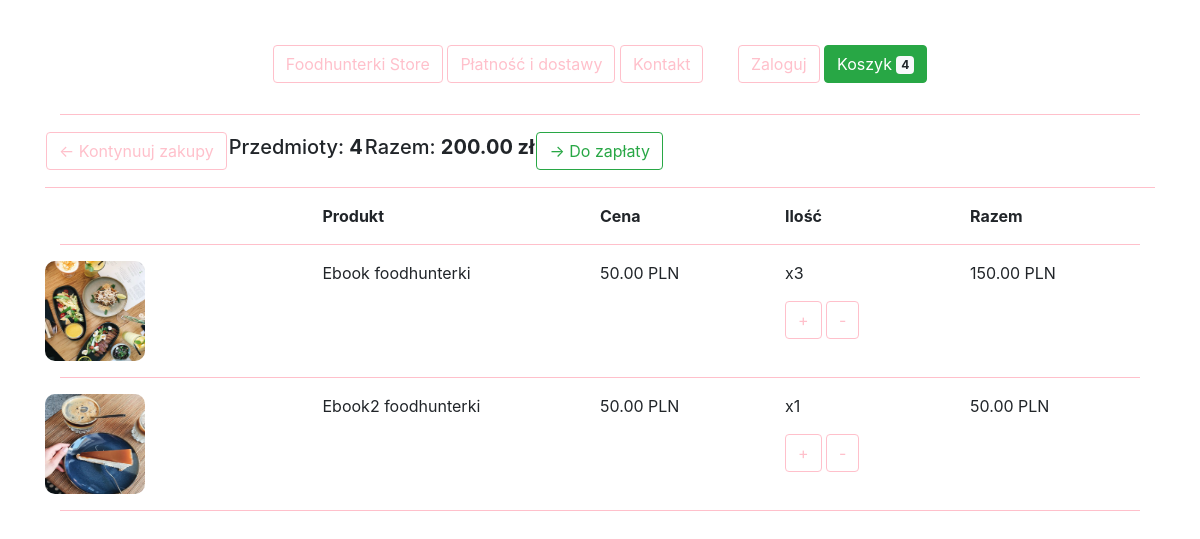
/cart/ (signed in), run on an earlier commit of the app's database.
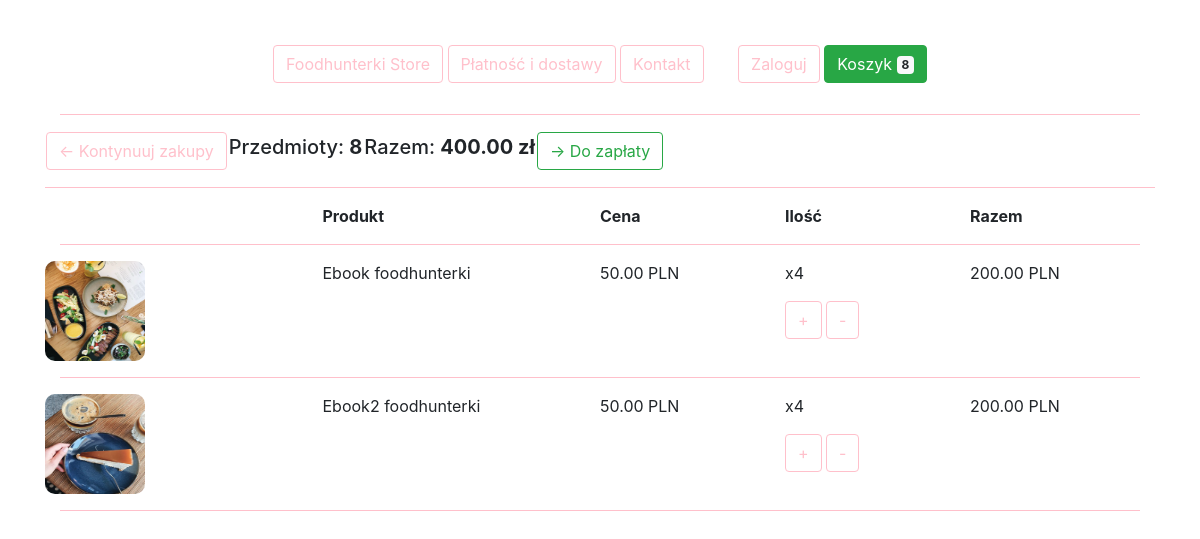
And on a later commit of the database.
### fhstore/models.py (models this page shows, shortened)
class Order(models.Model):
    customer = models.ForeignKey(Customer, on_delete=models.SET_NULL, null=True, blank=True)
    date_ordered = models.DateTimeField(auto_now_add=True)
    complete = models.BooleanField(default=False)
    transaction_id = models.CharField(max_length=100, null=True)
    @property
    def get_cart_total(self):
        orderitems = self.orderitem_set.all()
        total = sum([item.get_total for item in orderitems])
        return total
    @property
    def get_cart_items(self):
        orderitems = self.orderitem_set.all()
        total = sum([item.quantity for item in orderitems])
        return total

class OrderItem(models.Model):
    product = models.ForeignKey(Product, on_delete=models.SET_NULL, null=True)
    order = models.ForeignKey(Order, on_delete=models.SET_NULL, null=True, blank=True)
    quantity = models.IntegerField(default=0, null=True, blank=True)
    date_added = models.DateTimeField(auto_now_add=True)
    @property
    def get_total(self):
        total = self.product.price * self.quantity
        return total

class Product(models.Model):
    name = models.CharField(max_length=200)
    price = models.DecimalField(max_digits=7, decimal_places=2)
    digital = models.BooleanField(default=False, null=True, blank=True)
    image = models.ImageField(null=True, blank=True)
    @property
    def imageURL(self):
        try:
            url = self.image.url
        except:
            url = ''
        return url

### fhstore/views.py (the view)
# urls.py: path('cart/', views.cart, name='cart'),
def cart(request):
    data = cartData(request)
    cartItems = data['cartItems']
    order = data['order']
    items = data['items']
    context = {'items':items, 'order':order, 'cartItems':cartItems}
    return render(request, 'fhstore/cart.html', context)

### fhstore/utils.py (called while the page is built)
def cartData(request):
    if request.user.is_authenticated:
        customer = request.user.customer
        order, created = Order.objects.get_or_create(customer=customer, complete=False)
        items = order.orderitem_set.all()
        cartItems = order.get_cart_items
    else:
        cookieData = cookieCart(request)
        cartItems = cookieData['cartItems']
        order = cookieData['order']
        items = cookieData['items']
    return {'cartItems':cartItems, 'order':order, 'items':items}

### fhstore/templates/fhstore/cart.html (shortened to what this page needs)
{% extends 'fhstore/base.html' %}
{% load static %}
{% block content %}
    <div>
            <table>
            <div class="row row-cols-4">
            <div class="container">
                <th><a class="btn btn-light" href="{% url 'store' %}">&#x2190; Kontynuuj zakupy</a></th>
                <th><h5>Przedmioty: <strong>{{order.get_cart_items}}</strong></h5></th>
                <th><h5>Razem: <strong>{{order.get_cart_total|floatformat:2}} zł</strong></h5></th>
                <th><a class="btn btn-outline-success" href="{% url 'checkout' %}">&#x2192; Do zapłaty</a></th>
            </div>
            </div>
            </table>
            <hr class="horizontal-line">
            <div class="container">
				<div class="row row-cols-4">
					<div style="flex:2"></div>
					<div style="flex:2"><strong>Produkt</strong></div>
					<div style="flex:1"><strong>Cena</strong></div>
					<div style="flex:1"><strong>Ilość</strong></div>
					<div style="flex:1"><strong>Razem</strong></div>
				</div>
                <hr class="horizontal-line">
                {% for item in items %}
                <div class="row row-cols-4">
                    <div style="flex:2"><img class="thumbnail-checkout" src="{{item.product.imageURL}}"></div>
                    <div style="flex:2">{{item.product.name}}</div>
                    <div style="flex:1"><p>{{item.product.price|floatformat:2}} PLN</p></div>
                    <div style="flex:1">
                        <p class="quantity">x{{item.quantity}}</p>
                        <div class="quantity">
                            <button data-product={{item.product.id}} data-action="add" class="btn btn-outline-light add-btn update-cart">+</button>
                            <button data-product={{item.product.id}} data-action="remove" class="btn btn-outline-light add-btn update-cart">-</button>
                        </div>
                    </div>
                    <div style="flex:1">{{item.get_total|floatformat:2}} PLN</div>
                </div>
                <hr class="horizontal-line">
                {% endfor %}
            </div>
        </div>
{% endblock content %}

What changed in the data, as far as the page shows it:
changed through a linked row, Order: get_cart_items "4" → "8"; get_cart_total "200.00" → "400.00"
changed OrderItem "Ebook foodhunterki": quantity "3" → "4"; get_total "150.00" → "200.00"
changed OrderItem "Ebook2 foodhunterki": quantity "1" → "4"; get_total "50.00" → "200.00"
Also different on the page:
{{ cartItems }}: "4" → "8"
